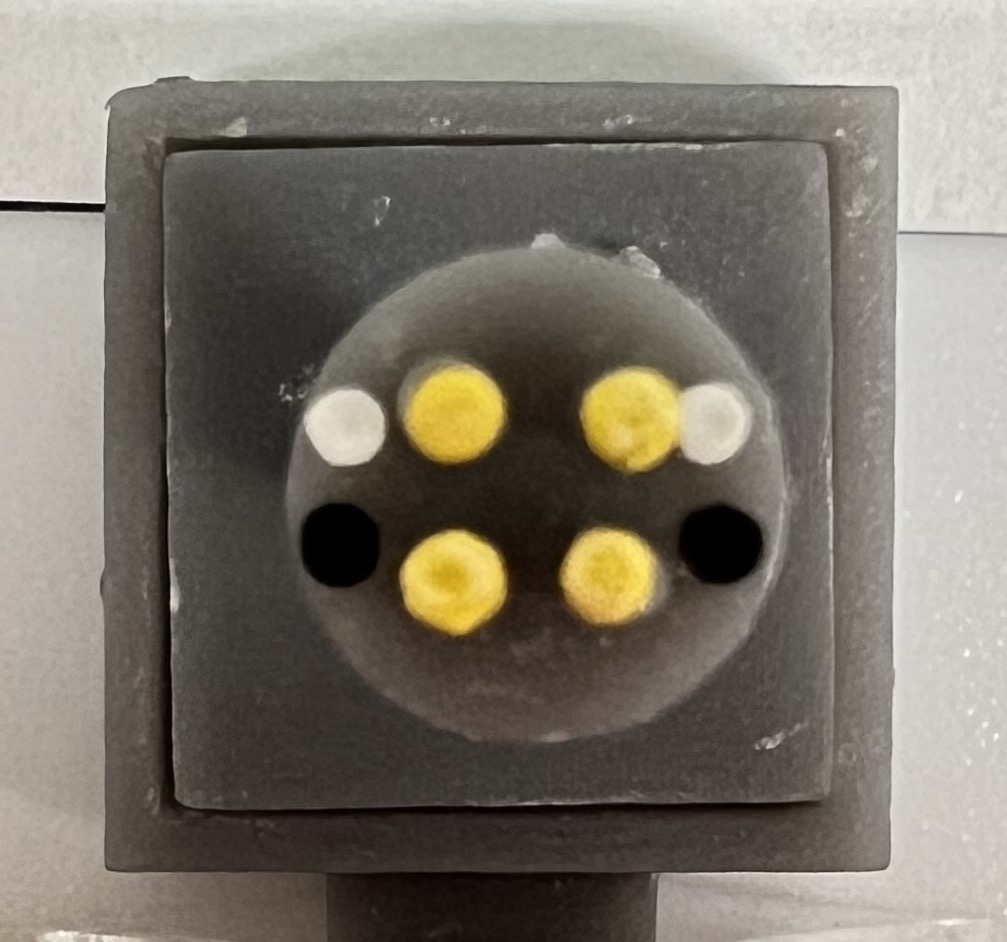
#> input picture images/sensor.jpg, 1007 x 942 px
$ python main.py images/sensor.jpg images/sensor.jpg out.png
#> lines starting #> are read from the running program, lines starting #| are printed output that depends on the picture; after the words box and inside, x2 and y2 are one past the last pixel; in counts of white or black regions, pixels touching at a corner belong together; long printed decimals are rounded
### utils.py
import numpy as np
import imutils
import matplotlib.pyplot as plt
import cv2
import math
import os
import re
from color_utils import extractColoredBoundingBox, getFinalPts, getHeatMapColorDifference
from image_utils import extract_yellowcircles, changeFormat, extracting_sensor_region
import matplotlib.gridspec as gridspec
import pandas as pd


# [22 lines left out: function extract_background_color_value, not called in this run]


def extractRegions(imFilename):
    paddingFactor = 0.4
    im = cv2.imread(imFilename, cv2.IMREAD_COLOR)

    ima, cropped_im, _, _, yellowArea, yellow_objs = extract_yellowcircles(im, paddingFactor, True)


    # background_color_value = extract_background_color_value(im)

    if (len(yellow_objs) == 0):
        print('1st phase of yellow objects scanning did not detect sensor')
        return None, cropped_im, None
    # Display the annotated image

    # im = cv2.imread(imFilename, cv2.IMREAD_COLOR)
    # print(cropped_im)

    ima, cropped_im ,_, tmp_img, yellowArea, yellow_objs = extract_yellowcircles(cropped_im, paddingFactor, False)

    for (x, y, bb) in yellow_objs:
        rectX, rectY, rectWidth, rectHeight = cv2.boundingRect(bb[0])
        # cv2.rectangle(cropped_im, (int(rectX), int(rectY)),
        #               (int(rectX + rectWidth), int(rectY + rectHeight)), (255,255,0), 2)

    final_pts = yellow_objs
    return final_pts, cropped_im, None


# [95 lines left out: functions compute_color_similarity, shrinkBoundary, calculateAngle, is_outlier, find_outlier_and_avg, not called in this run]
    # print('Other set', other_set)
    # return np.array(other_set)


import cv2
import numpy as np

def calculateSimilarity(baseImage, image, intensityThresh=0, pixelsChangedThresh=30, use_reinhard=False):
    print('Working on baseImage..')
    baseImageRegions, croppedBaseImage, basebackground_value = extractRegions(baseImage)
    print('Working on image..')
    imageRegions, croppedImage, background_value = extractRegions(image)

    if baseImageRegions is None or len(baseImageRegions) == 0:
        print('No valid regions detected in base image.')
        return None, None, None, None, None

    if imageRegions is None or len(imageRegions) == 0:
        print('No valid regions detected in target image.')
        return None, None, None, None, None

    main_background = np.zeros_like(croppedBaseImage)
    metrics = []

    # [13 lines left out: function reinhard_color_transfer, not called in this run]

    def crop_assay(image, contour, dims):
        x, y, w, h = dims
        contour_mask = np.zeros_like(image)
        cv2.drawContours(contour_mask, [contour], 0, (255, 255, 255), -1)
        background = np.zeros_like(image)
        background[y:y + h, x:x + w] = image[y:y + h, x:x + w]
        return cv2.bitwise_and(background, contour_mask)

    all_base_pixels = []
    for region in baseImageRegions:
        baseContour = region[2][0]
        x, y, w, h = cv2.boundingRect(baseContour)
        base_assay = crop_assay(croppedBaseImage, baseContour, (x, y, w, h))
        lab_assay = cv2.cvtColor(base_assay, cv2.COLOR_BGR2LAB).astype(np.float32)
        valid_pixels = lab_assay[lab_assay[:, :, 0] > 0]
        all_base_pixels.append(valid_pixels)

    all_base_pixels = np.vstack(all_base_pixels)
    source_mean, source_std = np.mean(all_base_pixels, axis=0), np.std(all_base_pixels, axis=0)
    print(f"Global Base Image Mean: {source_mean}, Std: {source_std}")

    # Initialize dictionary to store metrics
    metrics = {
        "base_image": [],
        "target_image": []
    }

    # Process target image regions
    for i in range(min(len(baseImageRegions), len(imageRegions))):
        # Target Image Assay
        imageContour = imageRegions[i][2][0]
        x, y, w, h = cv2.boundingRect(imageContour)
        image_assay = crop_assay(croppedImage, imageContour, (x, y, w, h))

        if use_reinhard:
            calibrated_assay = reinhard_color_transfer(source_mean, source_std, image_assay)
        else:
            calibrated_assay = image_assay

        if len(calibrated_assay.shape) == 3 and calibrated_assay.shape[2] == 3:
            # Calculate channel-wise mean for non-background pixels
            channel_means = [np.mean(calibrated_assay[:, :, c][calibrated_assay[:, :, c] > 0]) for c in range(3)]
        elif len(calibrated_assay.shape) == 2:
            channel_means = [np.mean(calibrated_assay[calibrated_assay > 0])] * 3  # Treat grayscale as uniform across channels
        else:
            raise ValueError("Unsupported channel format for calibrated assay.")

        metrics["target_image"].append({
            "region_id": i + 1,
            "channel_means": channel_means
        })
        print(f"Target Image Assay {i + 1} - Channel-Wise Mean Intensities: {channel_means}")

    # Process base image regions
    for i, region in enumerate(baseImageRegions):
        baseContour = region[2][0]
        x, y, w, h = cv2.boundingRect(baseContour)
        base_assay = crop_assay(croppedBaseImage, baseContour, (x, y, w, h))

        if len(base_assay.shape) == 3 and base_assay.shape[2] == 3:
            base_channel_means = [np.mean(base_assay[:, :, c][base_assay[:, :, c] > 0]) for c in range(3)]
        elif len(base_assay.shape) == 2:
            base_channel_means = [np.mean(base_assay[base_assay > 0])] * 3
        else:
            raise ValueError("Unsupported channel format for base assay.")

        metrics["base_image"].append({
            "region_id": i + 1,
            "channel_means": base_channel_means
        })
        print(f"Base Image Assay {i + 1} - Channel-Wise Mean Intensities: {base_channel_means}")

    if len(metrics) == 0:
        print("No valid assays for comparison.")
        return None, None, None, None, None

    # overall_calibrated_avg = np.mean(metrics)
    # print(f"Overall Calibrated Grayscale Average: {overall_calibrated_avg}")

    result = cv2.addWeighted(croppedBaseImage, 0.6, main_background, 0.4, 0)

    return croppedBaseImage, croppedImage, main_background, result, metrics


# [112 lines left out: function generateResultsBulk, not called in this run]


def generateResultsSingleImage(base_image_path, image_path, result_filepath):
    print(base_image_path, image_path)
    if image_path is None or base_image_path is None:
        print("No file found  ")
        return None, None
    croppedBaseImage, croppedImage, main_background, result, metrics = calculateSimilarity(base_image_path, image_path)
    # print(metrics)

    if croppedBaseImage is None or croppedImage is None:
        print('Error while processing the images')
        return None, None
    base_image_height, base_image_width, _ = croppedBaseImage.shape
    image_height, image_width, _ = croppedImage.shape

    gs = gridspec.GridSpec(1, 4, width_ratios=[1, 1, 1.5, 1])

    # [65 lines of commented-out code are left out]
    return croppedBaseImage, metrics

### image_utils.py
import numpy as np
import imutils
import matplotlib.pyplot as plt
import cv2
from collections import namedtuple
Rectangle = namedtuple('Rectangle', 'x1 y1 x2 y2')


def changeFormat(image):
    return cv2.cvtColor(image, cv2.COLOR_BGR2RGB)

# [162 lines left out: functions align_images, find_rectangle_contours, filter_contours_by_centroids, filter_blob_contours, filter_contours_not_inside_sensor, not called in this run]


def extract_yellowcircles(image, padding_ratio = 0.9, first_extract = False):
    # [4 lines of commented-out code are left out]

    hsv = cv2.cvtColor(image, cv2.COLOR_BGR2HSV)

    lower_yellow = np.array([20, 150, 150])
    upper_yellow = np.array([30, 255, 255])

    mask = cv2.inRange(hsv, lower_yellow, upper_yellow)

    kernel = cv2.getStructuringElement(cv2.MORPH_RECT, (5, 5))
    opening = cv2.morphologyEx(mask, cv2.MORPH_OPEN, kernel)

    closing = cv2.morphologyEx(opening, cv2.MORPH_CLOSE, kernel)

    yellow_circles = cv2.bitwise_and(image, image, mask=closing)
    gray = cv2.cvtColor(yellow_circles, cv2.COLOR_BGR2GRAY)

    # Apply Difference of Gaussians (DoG) to enhance blob-like structures
    sigma1 = 1.5
    sigma2 = 3.0
    ksize = int(2 * round(3 * sigma1) + 1)
    blur1 = cv2.GaussianBlur(gray, (ksize, ksize), sigma1)
    blur2 = cv2.GaussianBlur(gray, (ksize, ksize), sigma2)
    dog = blur1 - blur2

    threshold = 100
    _, binary = cv2.threshold(dog, threshold, 255, cv2.THRESH_BINARY)
    # _, binary = cv2.threshold(gray, 100, 255, cv2.THRESH_BINARY)

    contours, _ = cv2.findContours(binary, cv2.RETR_EXTERNAL, cv2.CHAIN_APPROX_SIMPLE)
    cv2.drawContours(yellow_circles, contours, -1, 255, 2)
    # [5 lines of commented-out code are left out]
    if(len(contours)>4):
        cv2.drawContours(yellow_circles, contours, 2, 255, 10)
        # [5 lines of commented-out code are left out]

        sorted_contours = sorted(contours, key=cv2.contourArea, reverse=True)

        # Get the top four contours
        contours = sorted_contours[:4]

        # [8 lines of commented-out code are left out]
    print(len(contours))
    # [5 lines of commented-out code are left out]

    threshold_area = 0
    lower_yellow = np.array([15, 100, 80])
    upper_yellow = np.array([45, 255, 255])

    yellow_objects = []
    x_min, y_min, x_max, y_max = float('inf'), float('inf'), 0, 0
    max_width = -1
    areas = []
    # [6 lines of commented-out code are left out]
    for contour in contours:
        area = cv2.contourArea(contour)
        if area > threshold_area:
            # print(area)
            mask = np.zeros_like(hsv[:,:,0], dtype=np.uint8)
            cv2.drawContours(mask, [contour], 0, 255, -1)
            mean_color = cv2.mean(hsv, mask=mask)[:3]  # HSV format

            if (lower_yellow <= mean_color).all() and (mean_color <= upper_yellow).all():
                areas.append(area)
                x, y, w, h = cv2.boundingRect(contour)
                max_width = max(max_width, max(w,h))
                x_min = min(x_min, x)
                y_min = min(y_min, y)
                x_max = max(x_max, x + w)
                y_max = max(y_max, y + h)
                M = cv2.moments(contour)
                centroid_x = int(M['m10'] / M['m00'])
                centroid_y = int(M['m01'] / M['m00'])
                yellow_objects.append((centroid_x, centroid_y, [contour]))

    if(len(yellow_objects) == 0):
        print('No 4 yellow circles detected')
        return yellow_circles, image, max_width/2, image, 0, []

    # print(len(yellow_objects))
    for (x, y,_) in yellow_objects:
        cv2.circle(image, (x, y), 2, (0, 255, 255), -1)


    # print((x_max - x_min) * padding_ratio)
    padding = int((x_max - x_min) * padding_ratio)
    x_min = max(x_min - padding, 0)
    y_min = max(y_min - padding, 0)
    x_max = min(x_max + padding, image.shape[1])
    y_max = min(y_max + padding, image.shape[0])

    square_region = image[y_min:y_max, x_min:x_max]
    # plt.figure()
    # plt.imshow(square_region)
    # plt.show()
    return yellow_circles, square_region, max_width/2, image, np.max(areas), yellow_objects

# [60 lines left out: function extracting_sensor_region, not called in this run]


### main.py
from utils import generateResultsBulk, generateResultsSingleImage
import sys


def main():
    if(len(sys.argv) !=4):
        print("Not enough arguments. example 'python3 main.py {path to dry image} {path to exposed image} {path to store the result}'")
    # dataset = sys.argv[1]
    # results = sys.argv[2]
    base_image_path  = sys.argv[1]
    image_path  = sys.argv[2]
    result_filepath  = sys.argv[3]
    try:
        # generateResultsBulk(dataset, results)
        generateResultsSingleImage(base_image_path, image_path, result_filepath)
#> in extractRegions, im is the input picture: shape (942, 1007, 3); mean B, G, R 107.4, 117.9, 123.5
#> in extract_yellowcircles, `contours, _ = cv2.findContours(binary, cv2.RETR_EXTERNAL, cv2.CHAIN_AP..`: contours = 4 contours; box (x1, y1, x2, y2) and area: (407, 371, 506, 464) 7328, (406, 537, 508, 637) 6932, (579, 380, 675, 472) 6146, (575, 541, 647, 622) 4284
#| 4
#> the loop in extract_yellowcircles, `for contour in contours:` made 4 passes
#> (area, mean_color, x, y, w, h, max_width, x_min) on passes 1 to 4: (4283.5, (22.86, 164.3, 228.1), 575, 541, 72, 81, 81, 575), (6932, (22.83, 171.5, 212.5), 406, 537, 102, 100, 102, 406), (6145.5, (23.57, 165.2, 208.2), 579, 380, 96, 92, 102, 406), (7328.5, (23.4, 173.2, 212.3), 407, 371, 99, 93, 102, 406)
#> after the loop in extract_yellowcircles, `for contour in contours:`:
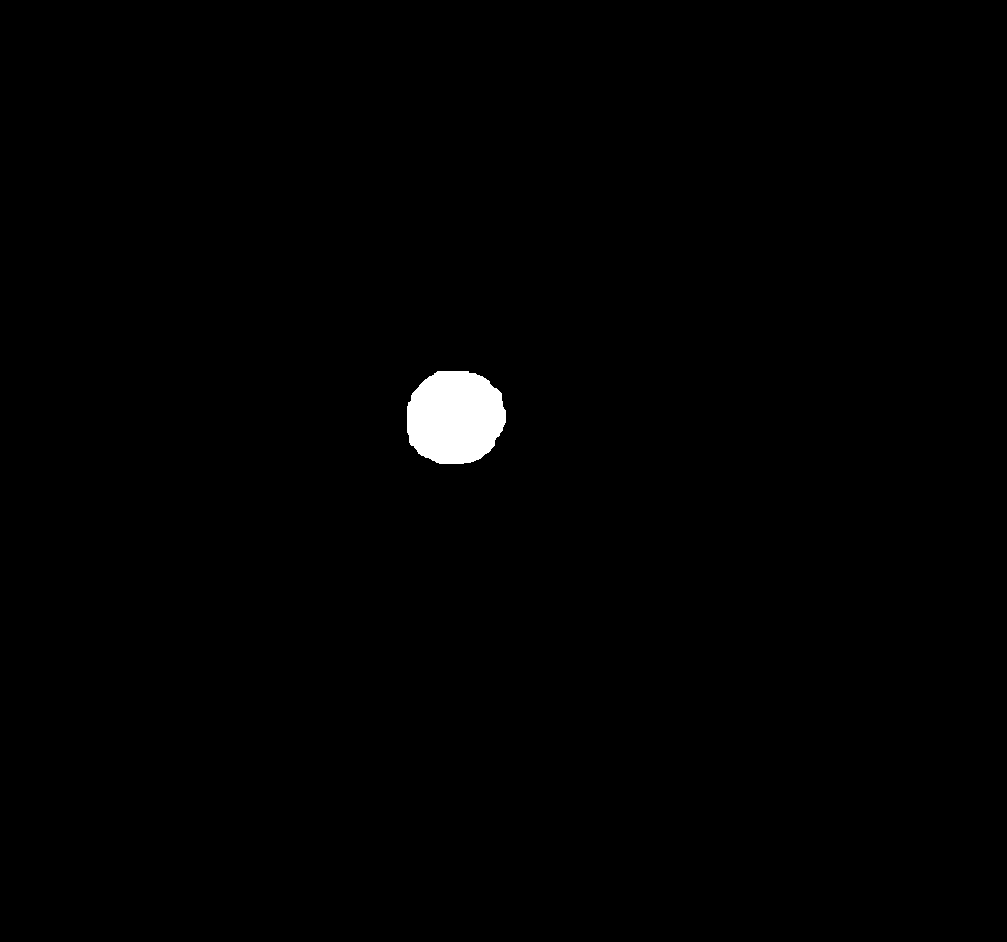
#> mask: shape (942, 1007); 0.79% white; 1 white region, box (x1, y1, x2, y2) and area: (407, 371, 506, 464) 7473
#> after the loop in extract_yellowcircles, `for contour in contours:`: areas = [4283.5, 6932, 6145.5, 7328.5]; yellow_objects = 4 items
#> the loop in extract_yellowcircles, `for (x, y,_) in yellow_objects:` made 4 passes
#> (x, y) on passes 1 to 4: (608, 580), (451, 590), (624, 425), (454, 416)
#> in extract_yellowcircles, `padding = int((x_max - x_min) * padding_ratio)`: padding = 107
#> in extract_yellowcircles, `x_min = max(x_min - padding, 0)`: x_min = 299
#> in extract_yellowcircles, `y_min = max(y_min - padding, 0)`: y_min = 264
#> in extract_yellowcircles, `x_max = min(x_max + padding, image.shape[1])`: x_max = 782
#> in extract_yellowcircles, `y_max = min(y_max + padding, image.shape[0])`: y_max = 744
#> in extract_yellowcircles, `square_region = image[y_min:y_max, x_min:x_max]`:
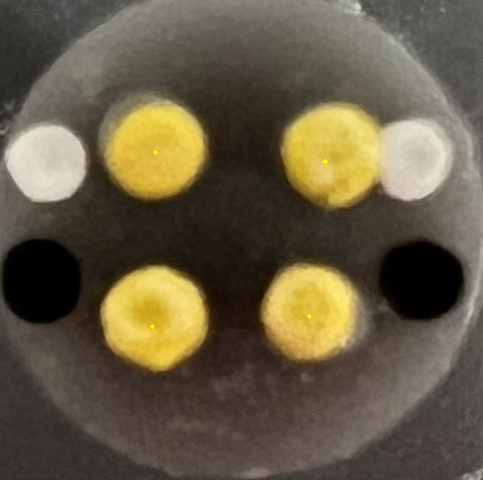
#> square_region: shape (480, 483, 3); mean B, G, R 68.1, 90.8, 101.1
#> in extractRegions, `ima, cropped_im, _, _, yellowArea, yellow_objs = extract_yellowcircles..`: yellowArea = 7328.5; yellow_objs = 4 items
#> call 2 of extract_yellowcircles, with padding_ratio = 0.4, first_extract = False
#> in extract_yellowcircles (call 2), `kernel = cv2.getStructuringElement(cv2.MORPH_RECT, (5, 5))`: kernel = [[1, 1, 1, 1, 1], [1, 1, 1, 1, 1], [1, 1, 1, 1, 1], [1, 1, 1, 1, 1], [1, 1, 1, 1, 1]]
#> in extract_yellowcircles (call 2), `contours, _ = cv2.findContours(binary, cv2.RETR_EXTERNAL, cv2.CHAIN_AP..`: contours = 4 contours; box (x1, y1, x2, y2) and area: (108, 107, 207, 200) 7328, (107, 273, 209, 373) 6932, (280, 116, 376, 208) 6146, (276, 277, 348, 358) 4284
#> in extract_yellowcircles (call 2), `cv2.drawContours(yellow_circles, contours, -1, 255, 2)`:
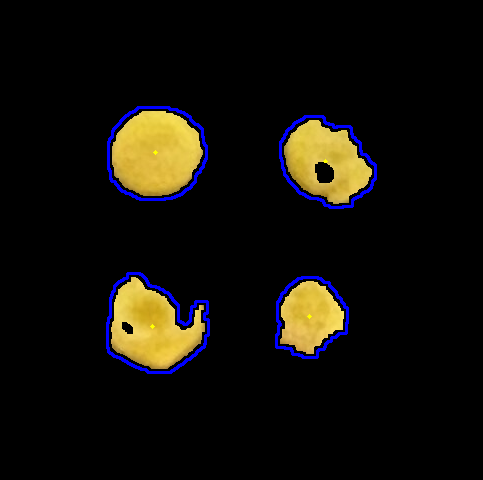
#> yellow_circles: shape (480, 483, 3); mean B, G, R 10.3, 15.6, 18.3
#| 4
#> the loop in extract_yellowcircles (call 2), `for contour in contours:` made 4 passes
#> (area, mean_color, x, y, w, h, max_width, x_min) on passes 1 to 4: (4283.5, (22.89, 164.5, 228.1), 276, 277, 72, 81, 81, 276), (6932, (22.84, 171.6, 212.5), 107, 273, 102, 100, 102, 107), (6145.5, (23.58, 165.4, 208.3), 280, 116, 96, 92, 102, 107), (7328.5, (23.41, 173.4, 212.4), 108, 107, 99, 93, 102, 107)
#> after the loop in extract_yellowcircles (call 2), `for contour in contours:`:
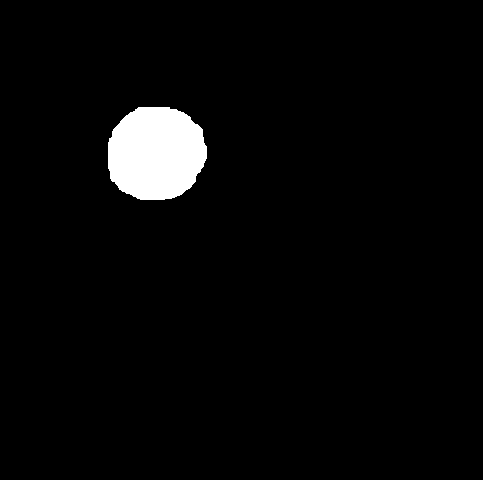
#> mask: shape (480, 483); 3.2% white; 1 white region
#> the loop in extract_yellowcircles (call 2), `for (x, y,_) in yellow_objects:` made 4 passes
#> (x, y) on passes 1 to 4: (309, 316), (152, 326), (325, 161), (155, 152)
#> in extract_yellowcircles (call 2), `x_min = max(x_min - padding, 0)`: x_min = 0
#> in extract_yellowcircles (call 2), `x_max = min(x_max + padding, image.shape[1])`: x_max = 483
#> in extract_yellowcircles (call 2), `y_max = min(y_max + padding, image.shape[0])`: y_max = 480
#> the loop in extractRegions, `for (x, y, bb) in yellow_objs:` made 4 passes
#> (x, y, rectX, rectY, rectWidth, rectHeight) on passes 1 to 4: (309, 316, 276, 277, 72, 81), (152, 326, 107, 273, 102, 100), (325, 161, 280, 116, 96, 92), (155, 152, 108, 107, 99, 93)
#> in extractRegions, `final_pts = yellow_objs`: final_pts = 4 items
#> in extract_yellowcircles (call 3), `contours, _ = cv2.findContours(binary, cv2.RETR_EXTERNAL, cv2.CHAIN_AP..`: contours = 4 contours; box (x1, y1, x2, y2) and area: (407, 371, 506, 464) 7328, (406, 537, 508, 637) 6932, (579, 380, 675, 472) 6146, (575, 541, 647, 622) 4284
#| 4
#> in extract_yellowcircles (call 4), `contours, _ = cv2.findContours(binary, cv2.RETR_EXTERNAL, cv2.CHAIN_AP..`: contours = 4 contours; box (x1, y1, x2, y2) and area: (108, 107, 207, 200) 7328, (107, 273, 209, 373) 6932, (280, 116, 376, 208) 6146, (276, 277, 348, 358) 4284
#| 4
#> the loop in extractRegions (call 2), `for (x, y, bb) in yellow_objs:` made 4 passes
#> in calculateSimilarity, `imageRegions, croppedImage, background_value = extractRegions(image)`: imageRegions = 4 items
#> the loop in calculateSimilarity, `for region in baseImageRegions:` made 4 passes
#> pass 1, in calculateSimilarity, `lab_assay = cv2.cvtColor(base_assay, cv2.COLOR_BGR2LAB).astype(np.floa..`:
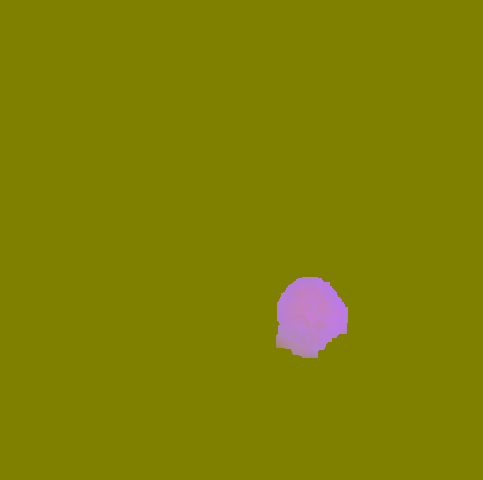
#> lab_assay: shape (480, 483, 3) float32; mean B, G, R 3.9, 128, 129.1
#> after the loop in calculateSimilarity, `for region in baseImageRegions:`:
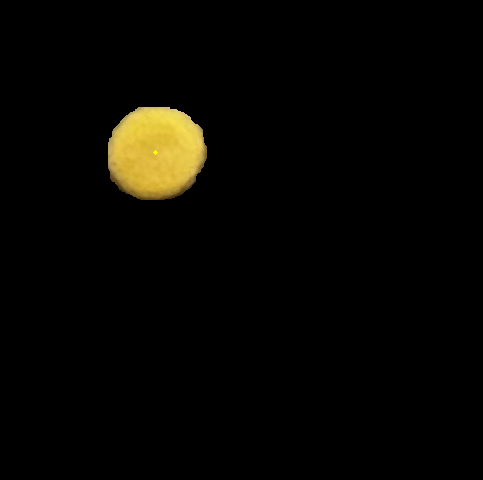
#> base_assay: shape (480, 483, 3); mean B, G, R 2.2, 5.8, 6.8
#> in calculateSimilarity, `source_mean, source_std = np.mean(all_base_pixels, axis=0), np.std(all..`: source_mean = [191.4, 127.3, 185.9]; source_std = [31.18, 3.19, 9.89]
#| Global Base Image Mean: [191.385  127.253 185.936 ], Std: [31.179   3.191  9.889 ]
#> the loop in calculateSimilarity, `for i in range(min(len(baseImageRegions), len(imageRegions))):` made 4 passes
#> channel_means on passes 1 to 4: [81.5, 193.9, 228.1], [70.18, 180, 212.5], [74.03, 180.1, 208.3], [67.93, 181.2, 212.4]
#> (printed output is left out)
#> the loop in calculateSimilarity, `for i, region in enumerate(baseImageRegions):` made 4 passes
#> (printed output is left out)
#> in calculateSimilarity, `result = cv2.addWeighted(croppedBaseImage, 0.6, main_background, 0.4, 0)`:
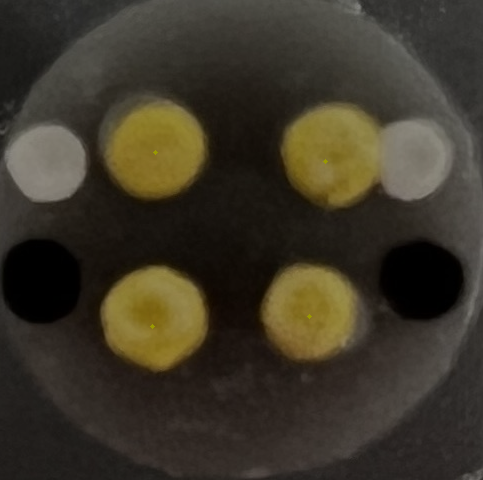
#> result: shape (480, 483, 3); mean B, G, R 40.8, 54.5, 60.6
#> in generateResultsSingleImage, `croppedBaseImage, croppedImage, main_background, result, metrics = cal..`: metrics = 2 items
    except Exception as e:
        print(e)

if __name__ == '__main__':
    main()
